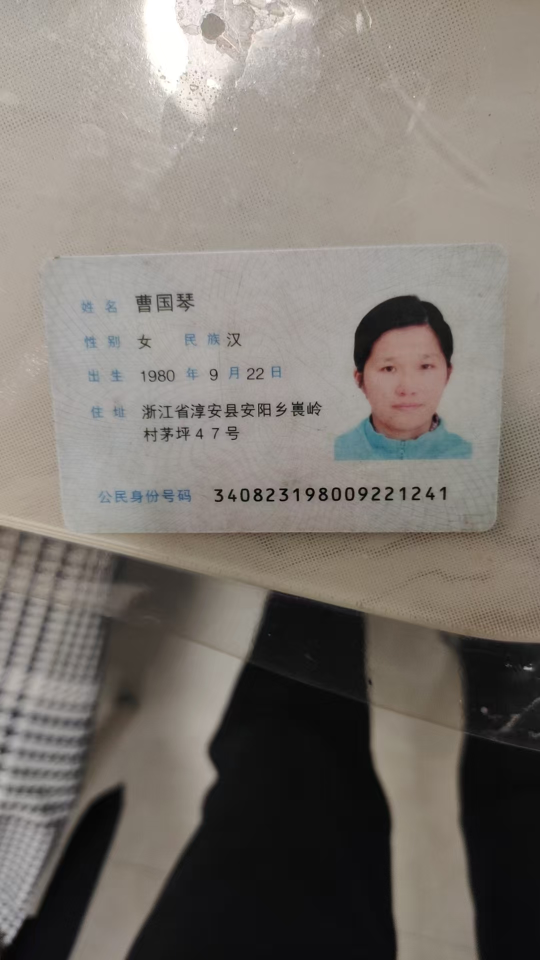
#> input picture 1.jpg, 1080 x 1920 px (shown at 1/2 size)
$ python idcard_ocr.py 1.jpg
#> lines starting #> are read from the running program, lines starting #| are printed output that depends on the picture; after the words box and inside, x2 and y2 are one past the last pixel; in counts of white or black regions, pixels touching at a corner belong together
#> in main, image is the input picture: shape (1920, 1080, 3); mean B, G, R 112.5, 118.7, 124.7
import os
import re
import sys

import cv2
import numpy as np
from paddleocr import PaddleOCR


# [11 lines left out: function _verify_id_checksum, not called in this run]


def _order_points(pts):
    """Order 4 points as: top-left, top-right, bottom-right, bottom-left."""
    rect = np.zeros((4, 2), dtype="float32")
    s = pts.sum(axis=1)
    rect[0] = pts[np.argmin(s)]
    rect[2] = pts[np.argmax(s)]
    diff = np.diff(pts, axis=1)
    rect[1] = pts[np.argmin(diff)]
    rect[3] = pts[np.argmax(diff)]
    return rect


def extract_card(image):
    """Try to detect and crop the ID card from the image.

    Returns the cropped card image if a rectangle is found,
    otherwise returns the original image.
    """
    # Resize large images for more reliable contour detection
    h_orig, w_orig = image.shape[:2]
    scale = 1.0
    if max(h_orig, w_orig) > 1000:
        scale = 1000.0 / max(h_orig, w_orig)
        resized = cv2.resize(image, None, fx=scale, fy=scale)
    else:
        resized = image.copy()

    gray = cv2.cvtColor(resized, cv2.COLOR_BGR2GRAY)
    blurred = cv2.GaussianBlur(gray, (5, 5), 0)

    # Try multiple edge detection approaches
    candidates = []

    # Approach 1: Canny edge detection
    for low, high in [(30, 100), (50, 150), (20, 80)]:
        edged = cv2.Canny(blurred, low, high)
        kernel = cv2.getStructuringElement(cv2.MORPH_RECT, (5, 5))
        edged = cv2.dilate(edged, kernel, iterations=2)
        edged = cv2.erode(edged, kernel, iterations=1)
        contours, _ = cv2.findContours(edged, cv2.RETR_EXTERNAL, cv2.CHAIN_APPROX_SIMPLE)
        candidates.extend(contours)
#> this loop made 3 passes
#> pass 1, in extract_card, `edged = cv2.Canny(blurred, low, high)`:
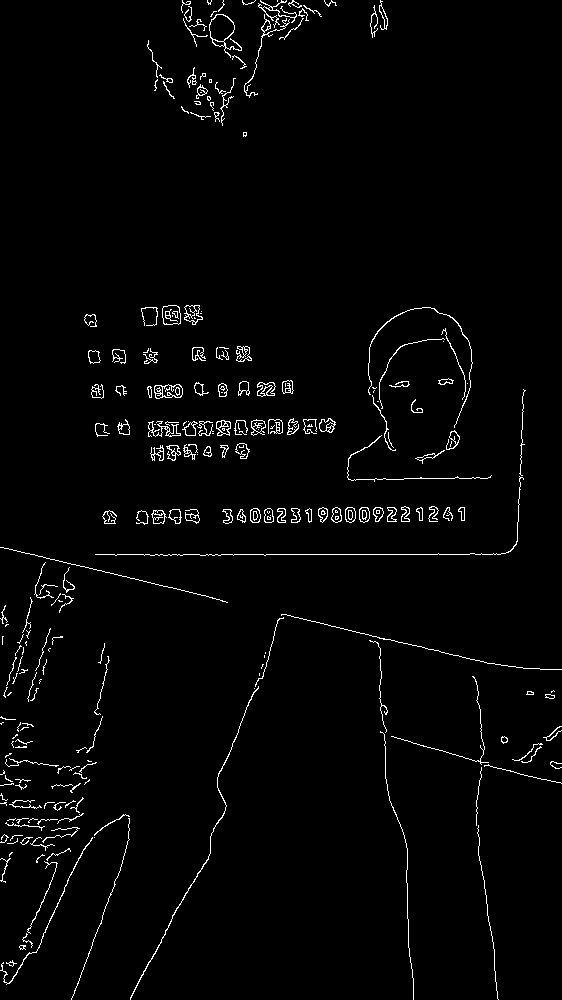
#> edged: shape (1000, 562); 2.2% white in thin lines or dots
#> pass 1, in extract_card, `edged = cv2.erode(edged, kernel, iterations=1)`:
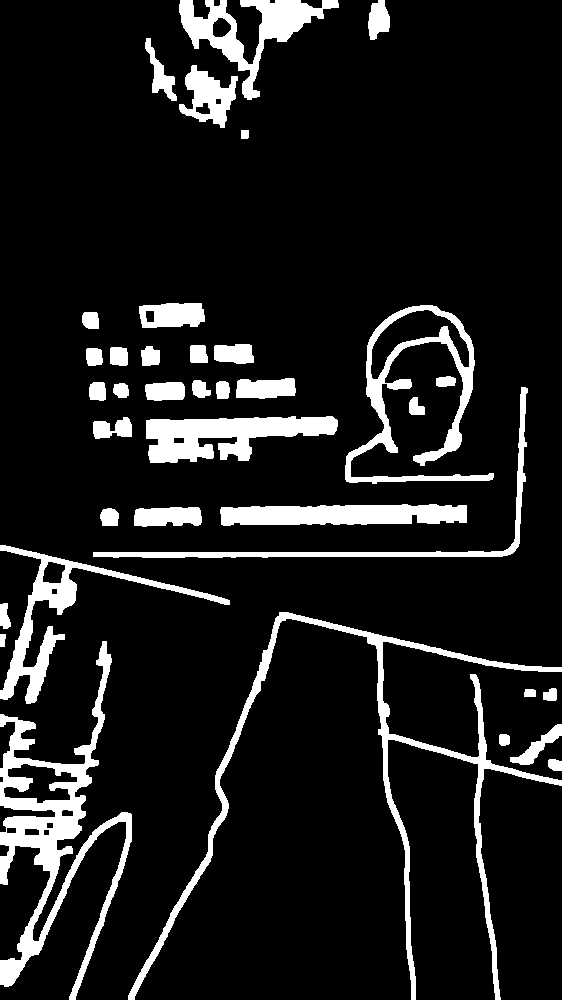
#> edged: shape (1000, 562); 11.1% white; 37 white regions, largest, box (x1, y1, x2, y2) and area: (0, 641, 132, 1000) 11121, (128, 612, 562, 1000) 9610, (345, 305, 494, 484) 5444
#> after the loop:
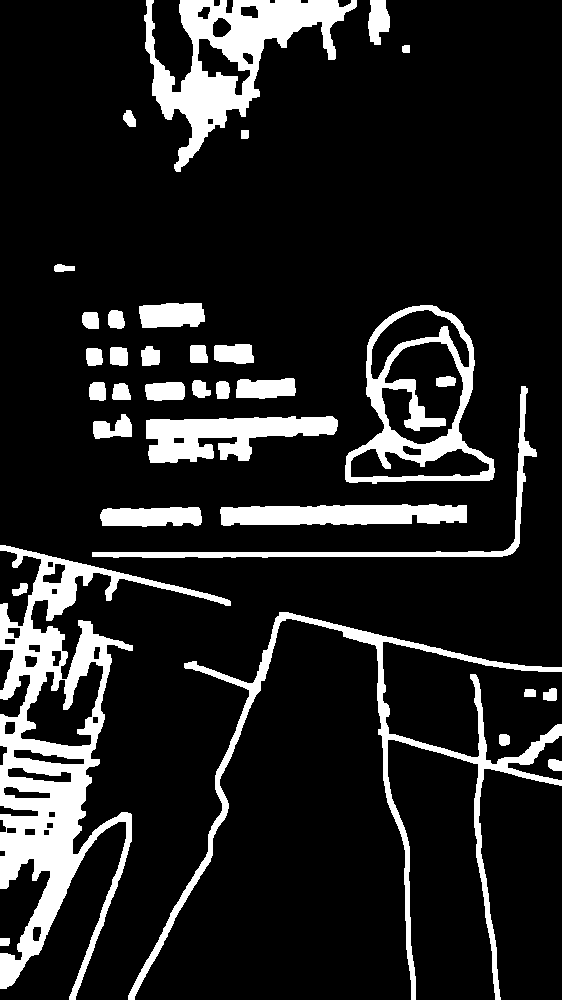
#> edged: shape (1000, 562); 13.9% white; 35 white regions
#> after the loop, candidates = 105 contours; largest, box (x1, y1, x2, y2) and area: (0, 545, 231, 1000) 28464, (345, 305, 495, 484) 17634, (144, 0, 357, 172) 13236, (0, 641, 132, 1000) 11900, (128, 612, 562, 1000) 9330

    # Approach 2: Adaptive threshold
    thresh = cv2.adaptiveThreshold(blurred, 255, cv2.ADAPTIVE_THRESH_GAUSSIAN_C,
                                   cv2.THRESH_BINARY_INV, 11, 2)
#> thresh: shape (1000, 562); 12.1% white; 5448 white regions (5065 under 20 px), largest, box (x1, y1, x2, y2) and area: (130, 614, 562, 1000) 4679, (0, 815, 131, 1000) 2616, (0, 547, 229, 609) 2401
    kernel = cv2.getStructuringElement(cv2.MORPH_RECT, (7, 7))
    thresh = cv2.morphologyEx(thresh, cv2.MORPH_CLOSE, kernel, iterations=3)
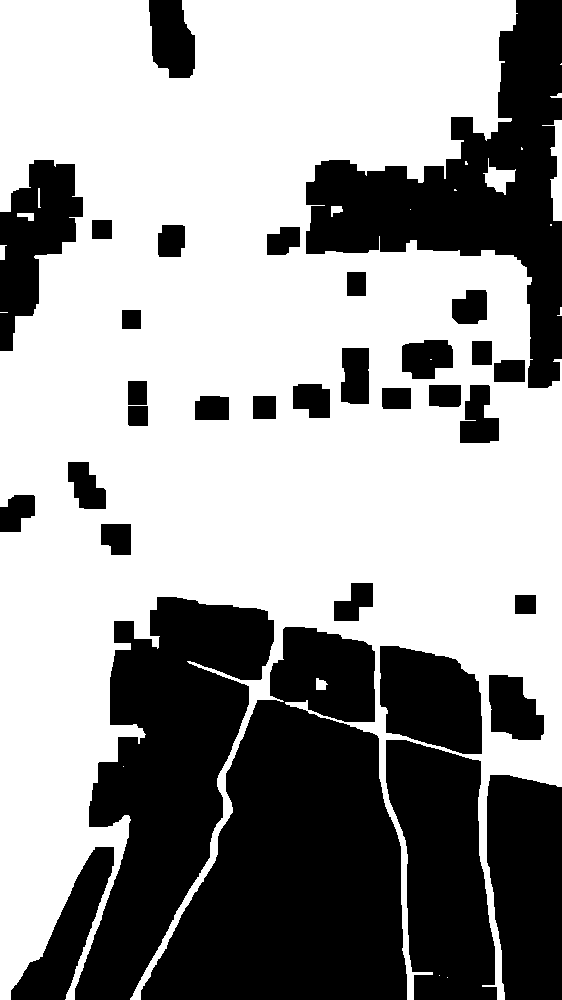
#> thresh: shape (1000, 562); 60.4% white; 33 black regions
    contours, _ = cv2.findContours(thresh, cv2.RETR_EXTERNAL, cv2.CHAIN_APPROX_SIMPLE)
#> contours = 20 contours, 12 with area under 20; largest, box (x1, y1, x2, y2) and area: (0, 0, 562, 1000) 362990, (542, 120, 562, 221) 718, (483, 158, 516, 195) 482, (316, 678, 328, 690) 86, (17, 213, 34, 221) 68, (331, 206, 343, 217) 66, (0, 245, 7, 260) 56, (550, 93, 562, 98) 22
    candidates.extend(contours)

    # Approach 3: Saturation-based segmentation — removes colored backgrounds (red tables,
    # green mats, etc.) and isolates the white/light card area even when card edges are
    # partially occluded by adjacent light-colored objects.
    hsv_img = cv2.cvtColor(resized, cv2.COLOR_BGR2HSV)
#> hsv_img: shape (1000, 562, 3); mean H, S, V 24.9, 26.5, 125.2
    sat = hsv_img[:, :, 1]
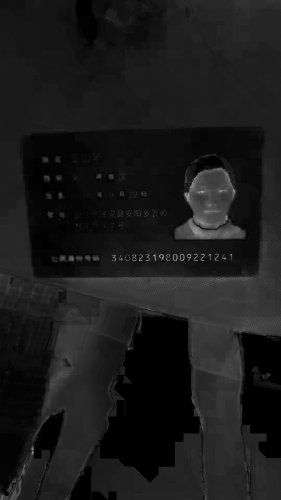
#> sat: shape (1000, 562) (shown at 1/2 size); min 0, max 255, mean 26.5
    val = hsv_img[:, :, 2]
    # Card: low saturation (<70) AND reasonably bright (>80)
    fg_mask = cv2.bitwise_and(
        cv2.threshold(sat, 70, 255, cv2.THRESH_BINARY_INV)[1],
        cv2.threshold(val, 80, 255, cv2.THRESH_BINARY)[1],
    )
#> fg_mask: shape (1000, 562); 76.1% white; 614 black regions (547 under 20 px), largest, box (x1, y1, x2, y2) and area: (131, 614, 414, 1000) 69252, (456, 639, 562, 1000) 26799, (72, 577, 206, 830) 11887
    k3 = cv2.getStructuringElement(cv2.MORPH_RECT, (20, 20))
#> k3: shape (20, 20); every value is 1
    fg_mask = cv2.morphologyEx(fg_mask, cv2.MORPH_CLOSE, k3, iterations=4)
#> fg_mask: shape (1000, 562); 85.1% white; 2 black regions, box (x1, y1, x2, y2) and area: (155, 635, 415, 1000) 66666, (484, 760, 562, 1000) 17303
    fg_mask = cv2.morphologyEx(fg_mask, cv2.MORPH_OPEN, k3, iterations=2)
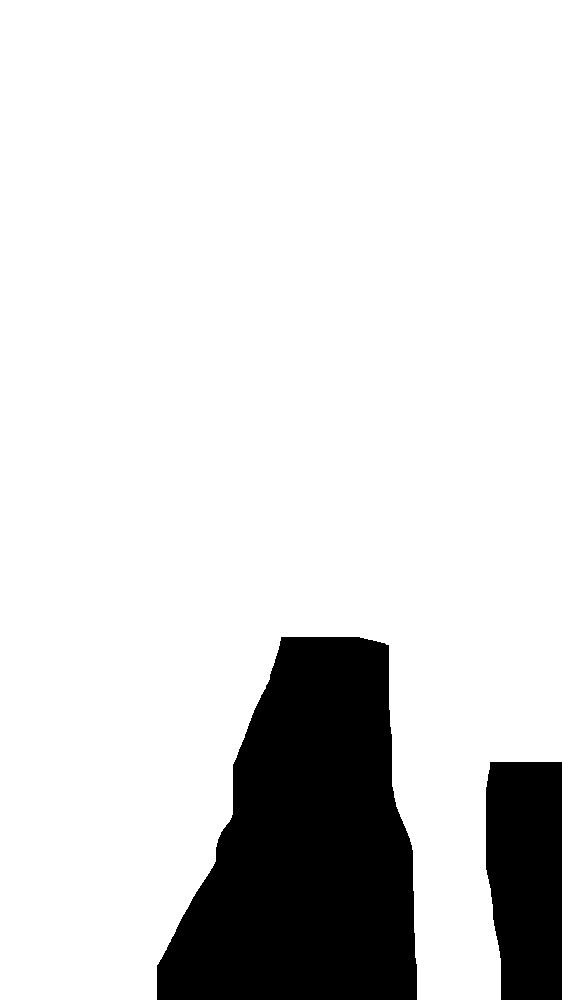
#> fg_mask: shape (1000, 562); 85.3% white; 2 black regions
    contours, _ = cv2.findContours(fg_mask, cv2.RETR_EXTERNAL, cv2.CHAIN_APPROX_SIMPLE)
#> contours = 1 contour; box (x1, y1, x2, y2) and area: (0, 0, 562, 1000) 477278
    candidates.extend(contours)

    # Sort all candidates by area (largest first)
    candidates = sorted(candidates, key=cv2.contourArea, reverse=True)
#> candidates = 126 contours, 12 with area under 20; largest, box (x1, y1, x2, y2) and area: (0, 0, 562, 1000) 477278, (0, 0, 562, 1000) 362990, (0, 545, 231, 1000) 28464, (345, 305, 495, 484) 17634, (144, 0, 357, 172) 13236

    img_area = resized.shape[0] * resized.shape[1]

    for c in candidates:
        area = cv2.contourArea(c)
        if area < img_area * 0.05 or area > img_area * 0.7:
            continue

        # Use minAreaRect for robustness (handles rounded corners)
        min_rect = cv2.minAreaRect(c)
        box = cv2.boxPoints(min_rect)
        box = box.astype("float32")

        w = min_rect[1][0]
        h = min_rect[1][1]
        if w == 0 or h == 0:
            continue

        ratio = max(w, h) / min(w, h)
        if ratio < 1.2 or ratio > 2.2:
            continue

        # Also try approxPolyDP with different epsilon values
        peri = cv2.arcLength(c, True)
        found_quad = False
        for eps in [0.02, 0.03, 0.05, 0.08, 0.12]:
            approx = cv2.approxPolyDP(c, eps * peri, True)
            if len(approx) == 4:
                box = approx.reshape(4, 2).astype("float32")
                found_quad = True
                break

        if not found_quad:
            # Use minAreaRect box points
            box = cv2.boxPoints(min_rect).astype("float32")

        # Scale points back to original image size
        box = box / scale
        rect = _order_points(box)

        rw = np.linalg.norm(rect[1] - rect[0])
        rh = np.linalg.norm(rect[3] - rect[0])

        # Ensure landscape orientation
        card_w = int(max(rw, rh))
        card_h = int(min(rw, rh))

        if card_w < 100 or card_h < 60:
            continue

        dst = np.array(
            [[0, 0], [card_w, 0], [card_w, card_h], [0, card_h]],
            dtype="float32",
        )

        # If detected as portrait, rotate points
        if rh > rw:
            rect = np.array([rect[3], rect[0], rect[1], rect[2]], dtype="float32")

        M = cv2.getPerspectiveTransform(rect, dst)
        warped = cv2.warpPerspective(image, M, (card_w, card_h))
        return warped
#> this loop made 2 passes
#> (area, min_rect, box, w, h, ratio, peri) on pass 2: (362990.5, ((280.5, 499.5), (999, 561), -90), [[561, 999], [6.1e-05, 999], [6.1e-05, 0], [561, 0]], 999, 561, 1.78, 7726.2)

    # No card contour found, return original image
    return image


def enhance_image(image):
    """Enhance image quality for better OCR: sharpen, contrast, denoise."""
    # Convert to grayscale for processing
    gray = cv2.cvtColor(image, cv2.COLOR_BGR2GRAY)
#> gray: shape (1077, 1918)

    # Denoise
    denoised = cv2.fastNlMeansDenoising(gray, h=10)

    # CLAHE (Contrast Limited Adaptive Histogram Equalization)
    clahe = cv2.createCLAHE(clipLimit=2.0, tileGridSize=(8, 8))
    enhanced = clahe.apply(denoised)
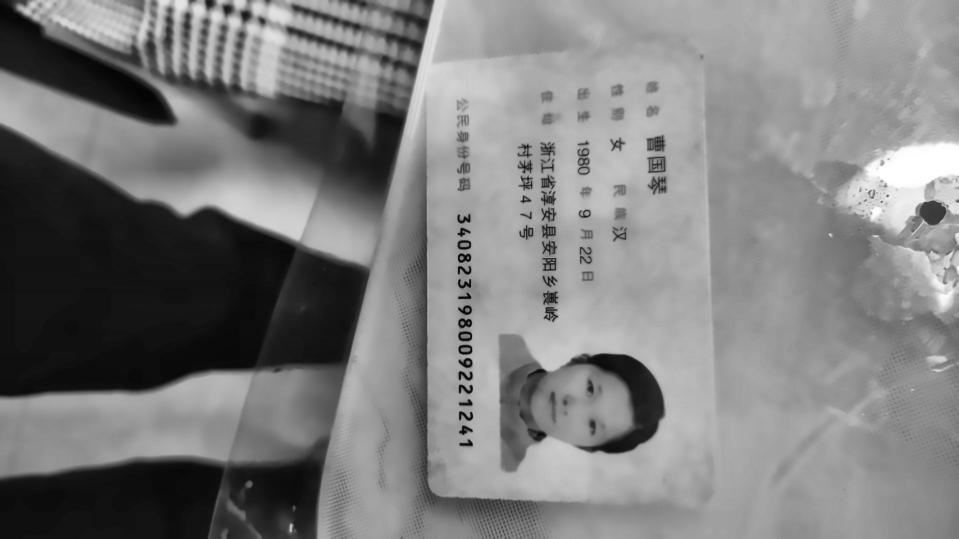
#> enhanced: shape (1077, 1918) (shown at 1/2 size); min 1, max 255, mean 125

    # Sharpen
    kernel = np.array([[-1, -1, -1],
                       [-1,  9, -1],
                       [-1, -1, -1]])
    sharpened = cv2.filter2D(enhanced, -1, kernel)

    # Convert back to BGR for PaddleOCR
    return cv2.cvtColor(sharpened, cv2.COLOR_GRAY2BGR)


ETHNICITIES = set(
    "汉蒙回藏维苗彝壮满侗瑶白土"
    "哈黎傣畲佤水怒京羌珞布朝纳"
    "拉傈僳德柯锡仡塔独鄂俄"
)
PROVINCES = [
    "北京", "天津", "上海", "重庆",
    "河北", "山西", "辽宁", "吉林",
    "黑龙江", "江苏", "浙江", "安徽",
    "福建", "江西", "山东", "河南",
    "湖北", "湖南", "广东", "海南",
    "四川", "贵州", "云南", "陕西",
    "甘肃", "青海", "台湾", "内蒙古",
    "广西", "西藏", "宁夏", "新疆",
    "香港", "澳门",
]
ADDR_KEYWORDS = set(
    "省市县区镇乡村路街道弄号"
    "室楼幢栋组屯坪社巷"
)
LABEL_KEYWORDS = (
    "姓名", "性别", "民族", "民旅",
    "出生", "号码", "公民", "身份",
)
LABEL_FRAGMENTS = set(
    "生别名住址族旅性码民公身"
)


# [226 lines left out: functions _classify_line, _strip_addr_prefix, parse_id_card, not called in this run]


def main():
    if len(sys.argv) < 2:
        print("Usage: python idcard_ocr.py <image_path>")
        sys.exit(1)

    image_path = os.path.abspath(sys.argv[1])
    image = cv2.imread(image_path)
    if image is None:
        print(f"Error: cannot read image '{image_path}'")
        sys.exit(1)

    # Stage 1: Try to detect and crop the card from background
    card = extract_card(image)

    # Stage 2: Enhance image for better OCR
    card = enhance_image(card)

    # Upscale small cards so OCR has enough pixels to read fine characters
    h, w = card.shape[:2]
    if w < 900 or h < 550:
        scale = max(900 / w, 550 / h)
        card = cv2.resize(card, None, fx=scale, fy=scale, interpolation=cv2.INTER_CUBIC)

    # Stage 3: OCR on the enhanced card image
    ocr_engine = PaddleOCR(use_angle_cls=True, lang="ch", show_log=False)
    ocr_result = ocr_engine.ocr(card, cls=True)

    if not ocr_result or not ocr_result[0]:
        print("Error: OCR failed, no text detected")
        sys.exit(1)

    # Collect all recognized text lines
    lines = [line[1][0] for line in ocr_result[0]]
    print(f"[debug] card size: {card.shape[1]}x{card.shape[0]}")
    print("[debug] OCR lines:")
    for i, l in enumerate(lines):
        print(f"  [{i}] {l}")

    # Stage 3: Parse fields
    result = parse_id_card(lines)

    # Output
    print("========== 身份证识别结果 ==========")
    print(f"姓名：{result['姓名']}")
    print(f"性别：{result['性别']}")
    print(f"民族：{result['民族']}")
    print(f"出生日期：{result['出生日期']}")
    print(f"住址：{result['住址']}")
    print(f"身份证号：{result['身份证号']}")
    print("=" * 36)


if __name__ == "__main__":
    main()
#> (the call stopped at in main, `ocr_engine = PaddleOCR(use_angle_cls=True, lang="ch", show_log=False)`: paddleocr is not available in this run)

$ run again, on 11.jpg
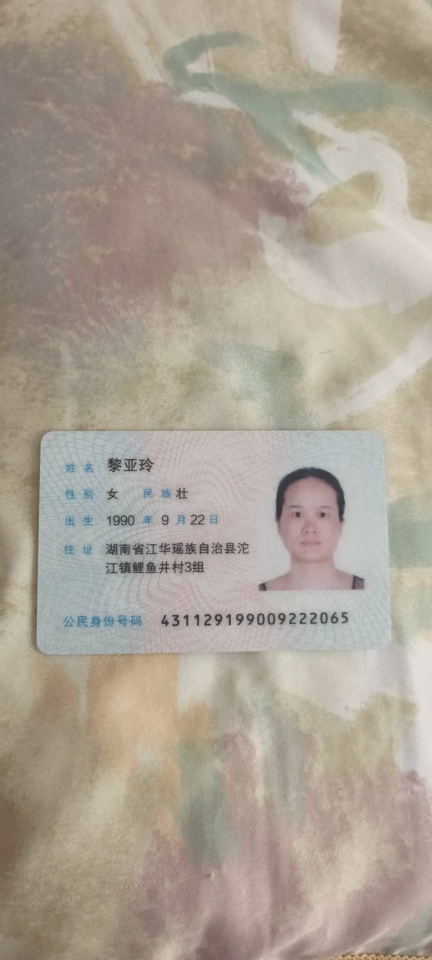
#> input picture 11.jpg, 864 x 1920 px (shown at 1/2 size)
#> in main, image is the input picture: shape (1920, 864, 3); mean B, G, R 148.8, 161.4, 171.2
#> the loop in extract_card, `for low, high in [(30, 100), (50, 150), (20, 80)]:` made 3 passes
#> pass 1, in extract_card, `edged = cv2.erode(edged, kernel, iterations=1)`:
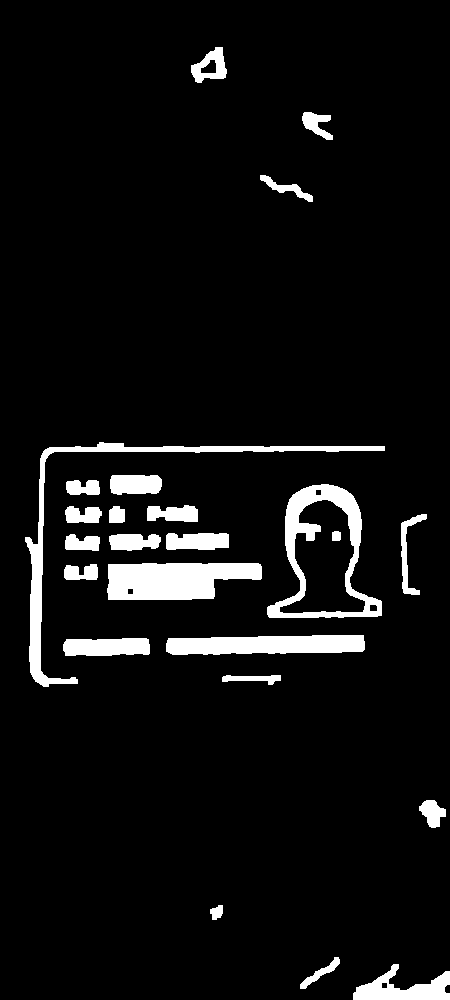
#> edged: shape (1000, 450); 6.3% white; 24 white regions, largest, box (x1, y1, x2, y2) and area: (107, 563, 262, 600) 4612, (25, 442, 385, 687) 4300, (267, 484, 382, 618) 4175
#> after the loop in extract_card, `for low, high in [(30, 100), (50, 150), (20, 80)]:`: candidates = 74 contours; largest, box (x1, y1, x2, y2) and area: (267, 484, 382, 618) 9367, (267, 484, 382, 618) 9367, (25, 435, 386, 688) 4772, (107, 563, 262, 600) 4450, (107, 563, 262, 600) 4450
#> in extract_card, `contours, _ = cv2.findContours(thresh, cv2.RETR_EXTERNAL, cv2.CHAIN_AP..`: contours = 6 contours, 4 with area under 20; largest, box (x1, y1, x2, y2) and area: (0, 0, 450, 1000) 432302, (401, 269, 410, 277) 56
#> hsv_img: shape (1000, 450, 3); mean H, S, V 26.2, 37, 172.2
#> k3: shape (20, 20); every value is 1
#> in extract_card, `contours, _ = cv2.findContours(fg_mask, cv2.RETR_EXTERNAL, cv2.CHAIN_A..`: contours = [[[0, 0], [0, 999], [449, 999], [449, 0]]]
#> in extract_card, `candidates = sorted(candidates, key=cv2.contourArea, reverse=True)`: candidates = 81 contours, 4 with area under 20; largest, box (x1, y1, x2, y2) and area: (0, 0, 450, 1000) 448551, (0, 0, 450, 1000) 432302, (267, 484, 382, 618) 9367, (267, 484, 382, 618) 9367, (25, 435, 386, 688) 4772
#> the loop in extract_card, `for c in candidates:` made 81 passes
#> area on passes 2 to 9: 432302.5, 9367, 9367, 4772.5, 4449.5, 4449.5, 4441.5, 3678.5
#> in enhance_image, `enhanced = clahe.apply(denoised)`:
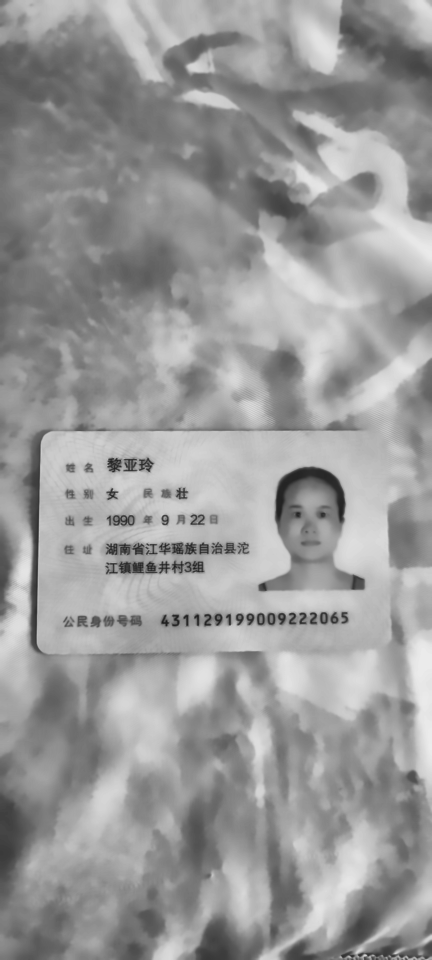
#> enhanced: shape (1920, 864) (shown at 1/2 size); min 21, max 236, mean 153.7
